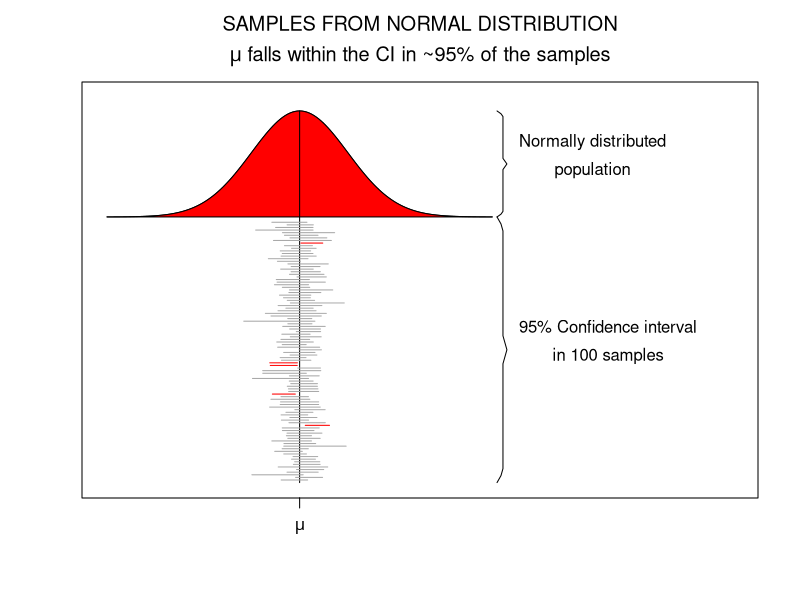
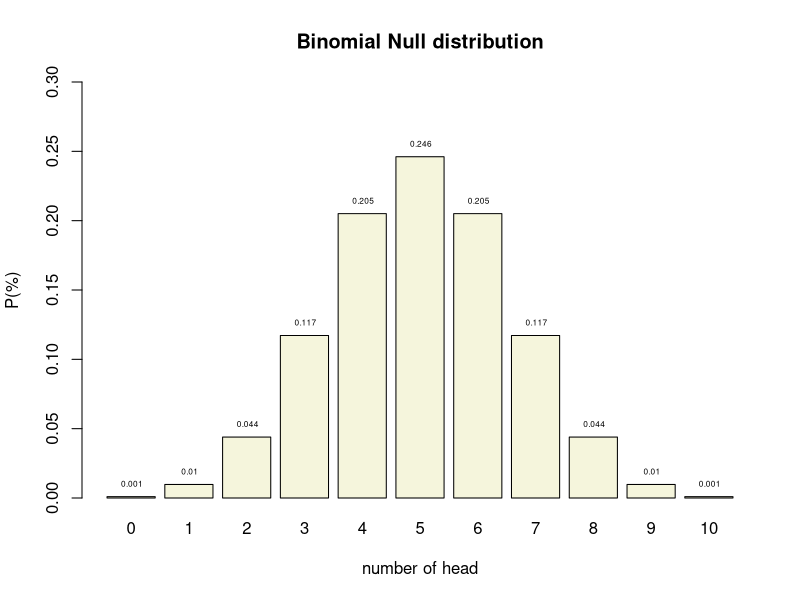
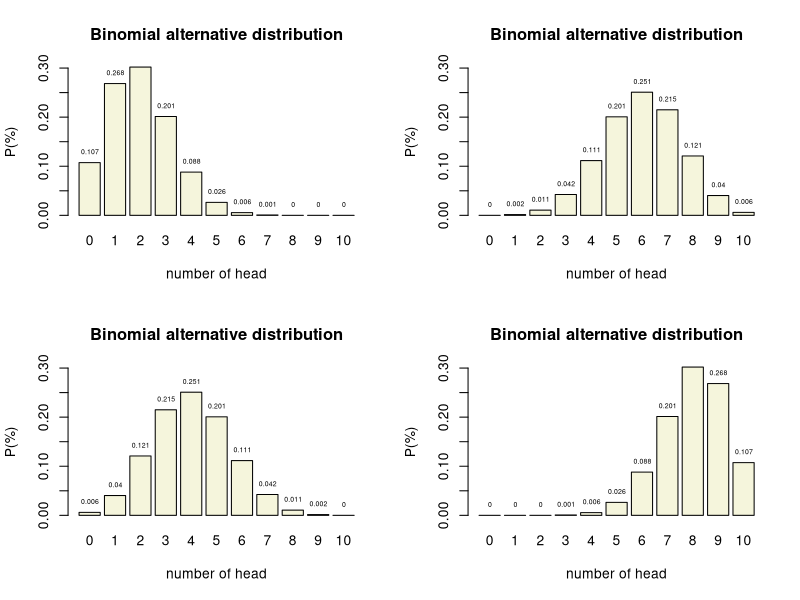
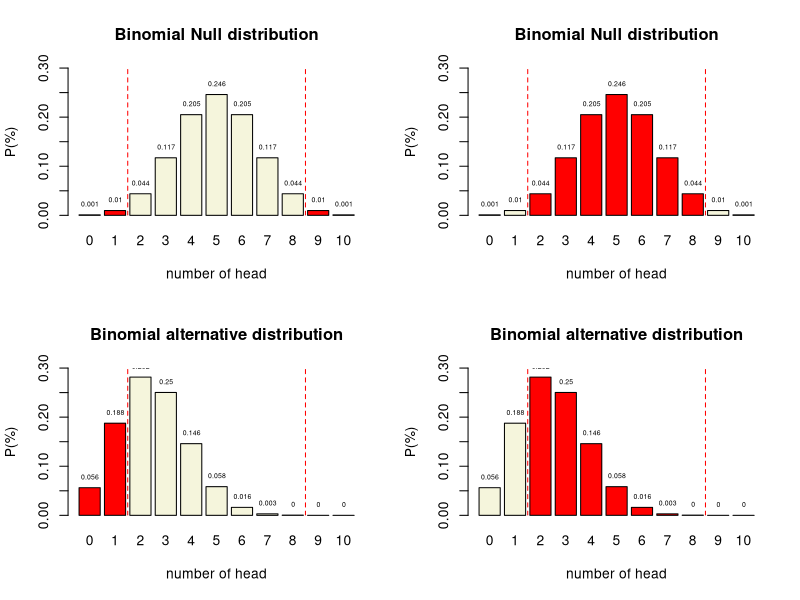
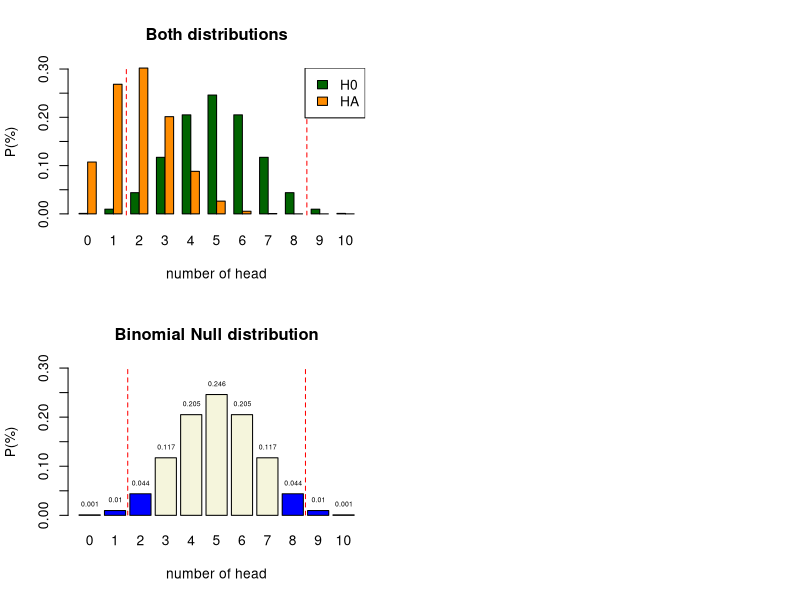
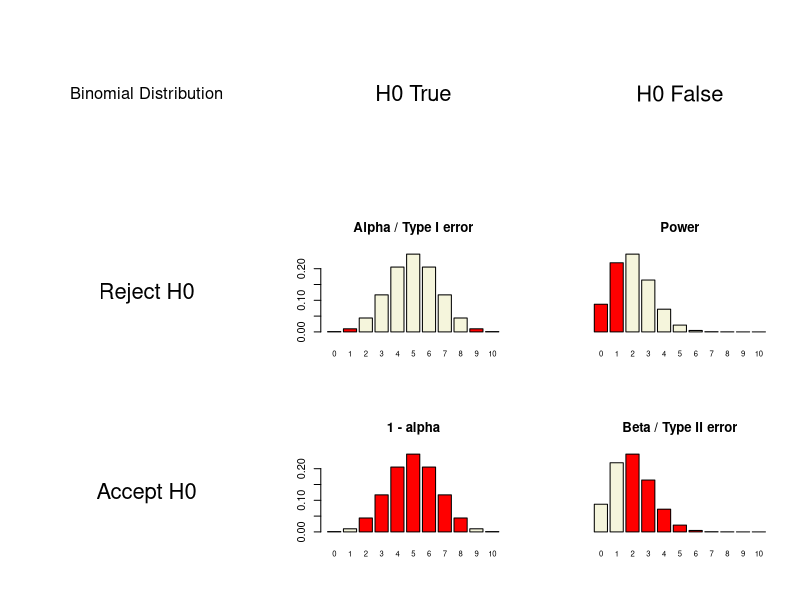

Reproduce these figures in R, in order.
## ---- chunk 1
set.seed(1548)

x  = seq(-4,4,.05) # sequence x values for normal distribution
hx = dnorm(x)      # calculate y values

title = expression(atop("SAMPLES FROM NORMAL DISTRIBUTION",paste(mu," falls within the CI in ~95% of the samples")))

plot(x,hx+1,type="l",ylim=c(0,1.45),xlim=c(-4,9), yaxt="n", xaxt="n",ylab="",xlab="",main=title, mai=c(3,1,2,1),mar=c(3,1,2,1))

# Add red area
polygon(c(x,rev(x)),c(rep(1,length(x)),hx+1),col="red",lty=1)

# Add mu line
lines(c(0,0),c(0,max(hx)+1))

# Add mu symbol to x axis
axis( 1,at=0,labels=expression(mu), cex=2 )

# Create curly braces for normal distribution 
ybracket = seq(1,max(hx)+1,length=39)
xbracket = rep(4.1,39)*c(c(1,1.02),rep(1.03,16),c(1.04,1.05,1.04),rep(1.03,16),c(1.02,1))

lines(xbracket,ybracket,col="black")

# Create curly braces for samples
ybracket = seq(0,1,length=39)
xbracket = rep(4.1,39)*c(c(1,1.02),rep(1.03,16),c(1.04,1.05,1.04),rep(1.03,16),c(1.02,1))

lines(xbracket,ybracket,col="black")

text = expression(atop("Normally distributed","population"))

text(4.1*1.06,1+(max(hx)/2), text,pos=4)

text = expression(atop("95% Confidence interval","in 100 samples","drawn from the","normal distribution"))

text(4.1*1.06,.5, text,pos=4)

# Add confidence intervals

mu  = 0
sig = 1

mu_in_ci = array() # create empty array

iterations = 100

for(i in 1:iterations) {
	
	n      = round(runif(1,10,60)) # use variable sample sizes between 10 and 60
	sample = rnorm(n,mu,sig)       # sample from normal distribution
	
	sample_mean = mean(sample)
	sample_sd   = sd(sample)
	sample_ci   = sample_sd/sqrt(n)

	sample_ci_upperbound = sample_mean + sample_ci * 1.96
	sample_ci_lowerbound = sample_mean - sample_ci * 1.96
	
	if(sample_ci_lowerbound < mu & sample_ci_upperbound > mu) {
		
		mu_in_ci[i] = 1	
		col = "darkgrey"	
		}
	else {
		mu_in_ci[i] = 0
		col = "red"
		}
    
    # plot CI lines
    lines(c(sample_ci_lowerbound,sample_ci_upperbound),rep((.98/iterations)*i,2),col=col)

	}
	
percentage = (1/iterations)*sum(mu_in_ci)
## ---- chunk 2
n = 10   # Sample size
k = 0:n  # Discrete probability space
p = .5   # Probability of head

munt = 0:1

permutations = factorial(n) / ( factorial(k) * factorial(n-k) )
# permutations

p_k  = p^k * (1-p)^(n-k)  # Probability of single event
p_kp = p_k * permutations # Probability of event times 
                          # the occurrence of that event

title = "Binomial Null distribution"

# col=c(rep("red",2),rep("beige",7),rep("red",2))

barplot( p_kp, 
         main=title, 
         names.arg=0:n, 
         xlab="number of head", 
         ylab="P(%)", 
         col='beige',
         ylim=c(0,.3) )

# abline(v = c(2.5,10.9), lty=2, col='red')

text(.6:10.6*1.2,p_kp,round(p_kp,3),pos=3,cex=.5)
## ---- chunk 3

# n = 10   # Sample size
# k = 0:10 # Discrete probability space
prob = c(.2, .4, .6, .8)  # Probability of head

layout(matrix(1:4, 2,2)) 

for(p in prob) {
permutations = factorial(n) / ( factorial(k) * factorial(n-k) )

p_k2  = p^k  * (1-p)^(n-k)  # Probability of single event
p_kp2 = p_k2 * permutations # Probability of event times 
                            # the occurrence of that event

title = "Binomial alternative distribution"

col=c(rep("red",2),rep("beige",7),rep("red",2))

barplot( p_kp2, 
         main=title, 
         names.arg=0:10, 
         xlab="number of head", 
         ylab="P(%)", 
         beside=TRUE,
         col="beige",
         ylim=c(0,.3) 
         )

# abline(v = c(2.5,10.9), lty=2, col='red')

text(.6:10.6*1.2,p_kp2,round(p_kp2,3),pos=3,cex=.5)
}
## ---- chunk 4
n = 10   # Sample size
k = 0:10 # Discrete probability space
p = .5   # Probability of head

p_k  = p^k * (1-p)^(n-k)  # Probability of single event
p_kp = p_k * permutations # Probability of event times 
                          # the occurrence of that event
# sample = 90
# freq_munt = round(p_kp*sample)
# cbind(k,permutations,p_k,p_kp,freq_munt)

title = "Binomial Null distribution"

col=c(rep("red",2),rep("beige",7),rep("red",2))

barplot( p_kp, 
         main=title, 
         names.arg=0:10, 
         xlab="number of head", 
         ylab="P(%)", 
         col=col,
         ylim=c(0,.3) )

abline(v = c(2.5,10.9), lty=2, col='red')

text(.6:10.6*1.2,p_kp,round(p_kp,3),pos=3,cex=.5)
## ---- chunk 5
n = 10   # Sample size
k = 0:10 # Discrete probability space
p = .25   # Probability of head

p_k  = p^k * (1-p)^(n-k)  # Probability of single event
p_kp = p_k * permutations # Probability of event times 
                          # the occurrence of that event
# sample = 90
# freq_munt = round(p_kp*sample)
# cbind(k,permutations,p_k,p_kp,freq_munt)

title = "Binomial alternative distribution"

col=c(rep("red",2),rep("beige",7),rep("red",2))

barplot( p_kp, 
         main=title, 
         names.arg=0:10, 
         xlab="number of head", 
         ylab="P(%)", 
         col=col,
         ylim=c(0,.3) )

abline(v = c(2.5,10.9), lty=2, col='red')

text(.6:10.6*1.2,p_kp,round(p_kp,3),pos=3,cex=.5)
## ---- chunk 6
n = 10   # Sample size
k = 0:10 # Discrete probability space
p = .5   # Probability of head

p_k  = p^k * (1-p)^(n-k)  # Probability of single event
p_kp = p_k * permutations # Probability of event times 
                          # the occurrence of that event
# sample = 90
# freq_munt = round(p_kp*sample)
# cbind(k,permutations,p_k,p_kp,freq_munt)

title = "Binomial Null distribution"

col=c(rep("beige",2),rep("red",7),rep("beige",2))

barplot( p_kp, 
         main=title, 
         names.arg=0:10, 
         xlab="number of head", 
         ylab="P(%)", 
         col=col,
         ylim=c(0,.3) )

abline(v = c(2.5,10.9), lty=2, col='red')

text(.6:10.6*1.2,p_kp,round(p_kp,3),pos=3,cex=.5)
## ---- chunk 7
n = 10   # Sample size
k = 0:10 # Discrete probability space
p = .25   # Probability of head

p_k  = p^k * (1-p)^(n-k)  # Probability of single event
p_kp = p_k * permutations # Probability of event times 
                          # the occurrence of that event
# sample = 90
# freq_munt = round(p_kp*sample)
# cbind(k,permutations,p_k,p_kp,freq_munt)

title = "Binomial alternative distribution"

col=c(rep("beige",2),rep("red",7),rep("beige",2))

barplot( p_kp, 
         main=title, 
         names.arg=0:10, 
         xlab="number of head", 
         ylab="P(%)", 
         col=col,
         ylim=c(0,.3) )

abline(v = c(2.5,10.9), lty=2, col='red')

text(.6:10.6*1.2,p_kp,round(p_kp,3),pos=3,cex=.5)
## ---- chunk 8

title = "Both distributions"

colh0 = 'darkgreen'
colha = 'darkorange'

barplot( rbind(dbinom(0:10, 10, .5),
               dbinom(0:10, 10, .2)), 
         main=title, 
         names.arg=0:10, 
         xlab="number of head", 
         ylab="P(%)", 
         col = rbind(colh0,colha),
         beside=TRUE
         #legend.text = c("H0", "HA")
         )

abline(v = c(6.5,27.5), lty=2, col='red')

legend("topright", legend=c("H0","HA"), fill=c(colh0, colha))

## ---- chunk 9
n = 10   # Sample size
k = 0:10 # Discrete probability space
p = .5   # Probability of head

p_k  = p^k * (1-p)^(n-k)  # Probability of single event
p_kp = p_k * permutations # Probability of event times 
                          # the occurrence of that event
# sample = 90
# freq_munt = round(p_kp*sample)
# cbind(k,permutations,p_k,p_kp,freq_munt)

title = "Binomial Null distribution"

col=c(rep("blue",3),rep("beige",5),rep("blue",2))

barplot( p_kp, 
         main=title, 
         names.arg=0:10, 
         xlab="number of head", 
         ylab="P(%)", 
         col=col,
         ylim=c(0,.3) )

abline(v = c(2.5,10.9), lty=2, col='red')

text(.6:10.6*1.2,p_kp,round(p_kp,3),pos=3,cex=.5)
## ---- chunk 10
N     = 10  # Sample size
H0    = .5  # Probability of head under H0 50/50
HA    = .2  # Aternative expected value
alpha = .05 # Selected type I error

# Color areas red for selected alpha
area <- dbinom(0:N, N, H0) < alpha/2

# barplot(dbinom(0:N,N, HA)) -> x.values

# x.values
# lb <- x.values[c(qbinom(alpha/2, N+1, H0), qbinom(alpha/2, N+1, H0)+1 )]
# ub <- x.values[c(qbinom(1-(alpha/2), N+1, H0), qbinom(1-(alpha/2), N+1, H0)+1 )]
# 
# mlb <- mean(lb)
# mub <- mean(ub)

col = rep("beige", N+1)
col[area] = "red"

col2 = rep("red", N+1)
col2[area] = "beige"

# Delete # to not color the plots
# col = col2  = "beige"

layout(matrix(1:9,3,3, byrow=T))

plot.new()
text(0.5,0.5,"Binomial Distribution",cex=1.5)
# text(0.5,0.1,paste("N:",N),cex=1.5)

plot.new()
text(0.5,0.5,"H0 True",cex=2)

plot.new()
text(0.5,0.5,"H0 False",cex=2)

plot.new()
text(0.5,0.5,"Reject H0",cex=2)

barplot(dbinom(0:N,N, H0), 
        col  = col, 
        # yaxt = 'n', 
        main = 'Alpha / Type I error', 
        names.arg = 0:N, 
        cex.names = 0.7)


# abline(v = mlb, col="red", lwd=3, lty=2)
# abline(v = mub, col="red", lwd=3, lty=2)

barplot(dbinom(0:N,N, HA), 
        col  = col, 
        yaxt = 'n', 
        main = 'Power', 
        names.arg = 0:N, 
        cex.names = 0.7)

plot.new()
text(0.5,0.5,"Accept H0",cex=2)

barplot(dbinom(0:N,N, H0), 
        col  = col2, 
        # yaxt = 'n', 
        main = '1 - alpha', 
        names.arg = 0:N, 
        cex.names = 0.7)

barplot(dbinom(0:N,N, HA), 
        col  = col2, 
        yaxt = 'n', 
        main = 'Beta / Type II error', 
        names.arg = 0:N, 
        cex.names = 0.7)
